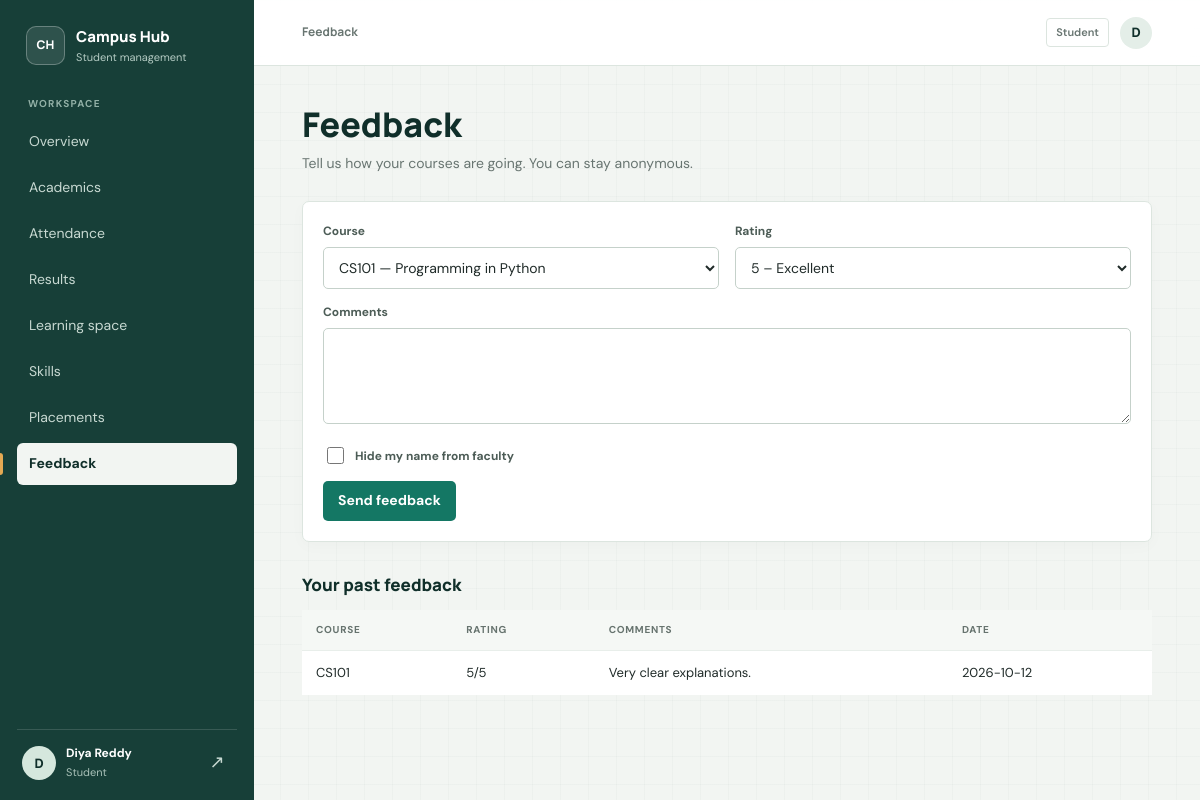
/feedback (signed in), run on the app's committed database.
### tables this page shows
CREATE TABLE users (
    id INTEGER PRIMARY KEY AUTOINCREMENT,
    name TEXT NOT NULL,
    email TEXT NOT NULL UNIQUE,
    password_hash TEXT NOT NULL,
    role TEXT NOT NULL CHECK (role IN ('admin','faculty','student')),
    roll_no TEXT,
    department TEXT
, session_version INTEGER NOT NULL DEFAULT 0);

CREATE TABLE feedback (
    id INTEGER PRIMARY KEY AUTOINCREMENT,
    student_id INTEGER NOT NULL REFERENCES users(id) ON DELETE CASCADE,
    course_id INTEGER NOT NULL REFERENCES courses(id) ON DELETE CASCADE,
    rating INTEGER NOT NULL CHECK (rating BETWEEN 1 AND 5),
    comments TEXT,
    anonymous INTEGER NOT NULL DEFAULT 0,
    created_at TEXT NOT NULL DEFAULT CURRENT_TIMESTAMP
);

CREATE TABLE courses (
    id INTEGER PRIMARY KEY AUTOINCREMENT,
    code TEXT NOT NULL UNIQUE,
    title TEXT NOT NULL,
    credits INTEGER NOT NULL DEFAULT 3,
    semester INTEGER NOT NULL DEFAULT 1,
    faculty_id INTEGER REFERENCES users(id) ON DELETE SET NULL
);

### app.py (the view, shortened to what this page needs)
@app.route("/feedback", methods=["GET", "POST"])
@login_required()
def feedback():
    u = current_user()
    if u["role"] == "student":
        mine = q("""SELECT f.*, c.code, c.title FROM feedback f JOIN courses c ON c.id=f.course_id
                    WHERE f.student_id=? ORDER BY f.created_at DESC""", (u["id"],))
        return render_template("feedback.html", courses=my_courses(), mine=mine, summary=None)

### app.py (called while the page is built)
def db():
    if "db" not in g:
        g.db = sqlite3.connect(DB_PATH)
        g.db.row_factory = sqlite3.Row
        g.db.execute("PRAGMA foreign_keys = ON")
    return g.db

def q(sql, args=(), one=False):
    cur = db().execute(sql, args)
    rows = cur.fetchall()
    cur.close()
    if one:
        return rows[0] if rows else None
    return rows

def current_user():
    if "user" not in g:
        uid = session.get("uid")
        user = q("SELECT * FROM users WHERE id=?", (uid,), one=True) if uid else None
        if user and session.get("session_version") != user["session_version"]:
            session.clear()
            user = None
        g.user = user
    return g.user

@app.context_processor
def inject_user():
    return {"me": current_user(), "today": date.today().isoformat()}

@app.before_request
def enforce_auth_entry():
    public_endpoints = {"static", "login", "signup", "forgot_password", "reset_password"}
    if request.endpoint == "static":
        return None
    user = current_user()
    if user and request.endpoint in {"login", "signup"}:
        return redirect(url_for("dashboard"))
    if user or request.endpoint in public_endpoints:
        return None
    return redirect(url_for("login"))

def login_required(*roles):
    def deco(fn):
        @wraps(fn)
        def wrapper(*a, **kw):
            user = current_user()
            if not user:
                return redirect(url_for("login"))
            if roles and user["role"] not in roles:
                abort(403)
            return fn(*a, **kw)
        return wrapper
    return deco

def my_courses():
    u = current_user()
    if u["role"] == "admin":
        return q("SELECT * FROM courses ORDER BY code")
    if u["role"] == "faculty":
        return q("SELECT * FROM courses WHERE faculty_id=? ORDER BY code", (u["id"],))
    return q("""SELECT c.* FROM courses c JOIN enrollments e ON e.course_id=c.id
                WHERE e.student_id=? ORDER BY c.code""", (u["id"],))

### templates/feedback.html (shortened to what this page needs)
{% extends "base.html" %}{% block title %}Feedback{% endblock %}
{% block content %}
<h1>Feedback</h1>
{% if me.role=='student' %}<p class="sub">Tell us how your courses are going. You can stay anonymous.</p>
{% if courses %}<form method="post" class="card"><input type="hidden" name="csrf_token" value="{{ csrf_token() }}"><div class="grid">
<div><label>Course</label><select name="course_id">{% for c in courses %}<option value="{{ c.id }}">{{ c.code }} — {{ c.title }}</option>{% endfor %}</select></div>
<div><label>Rating</label><select name="rating"><option value="5">5 – Excellent</option></select></div></div>
<p><label>Comments</label><textarea name="comments"></textarea></p>
<p><label style="display:flex;gap:8px;align-items:center"><input type="checkbox" name="anonymous" value="1"> Hide my name from faculty</label></p>
<button>Send feedback</button></form>
{% else %}<div class="empty">Enroll in a course to give feedback.</div>{% endif %}
{% if mine %}<h2>Your past feedback</h2><table><tr><th>Course</th><th>Rating</th><th>Comments</th><th>Date</th></tr>
{% for f in mine %}<tr><td>{{ f.code }}</td><td>{{ f.rating }}/5</td><td>{{ f.comments or '' }}</td><td>{{ f.created_at[:10] }}</td></tr>{% endfor %}</table>{% endif %}
{% endif %}
{% endblock %}

### templates/base.html (shortened to what this page needs)
<!doctype html>
<html lang="en"><head><meta charset="utf-8">
<link rel="stylesheet" href="{{ url_for('static', filename='style.css') }}">
</head><body>
{% if me %}
<div class="layout">
<aside class="side" id="sidebar" aria-label="Main navigation">
  <a class="brand" href="{{ url_for('dashboard') }}">
    <span class="brand-mark" aria-hidden="true">CH</span>
    <span class="brand-copy"><strong>Campus Hub</strong><small>Student management</small></span>
  </a>
  <span class="nav-label">Workspace</span>
  <nav class="nav-links">
  {% set links = [('dashboard','Overview'),('courses','Academics'),('attendance','Attendance'),
     ('results','Results'),('lms','Learning space'),('skills','Skills'),('placements','Placements'),
     ('feedback','Feedback')] %}
  {% for ep,label in links %}
    {% set active = request.endpoint==ep or (ep=='courses' and request.endpoint=='roster') or (ep=='attendance' and request.endpoint=='attendance_mark') or (ep=='results' and request.endpoint=='results_enter') or (ep=='lms' and request.endpoint in ['lms_course','assignment']) or (ep=='placements' and request.endpoint=='applicants') %}
    <a href="{{ url_for(ep) }}" class="nav-link {{ 'on' if active }}" {% if active %}aria-current="page"{% endif %}>{{ label }}</a>
  {% endfor %}
  </nav>
  <div class="who">
    <span class="avatar" aria-hidden="true">{{ me.name[0]|upper }}</span>
    <span class="who-copy"><b>{{ me.name }}</b><small>{{ me.role|capitalize }}</small></span>
    <form method="post" action="{{ url_for('logout') }}"><input type="hidden" name="csrf_token" value="{{ csrf_token() }}"><button class="sign-out" type="submit" aria-label="Sign out">↗</button></form>
  </div>
</aside>
<div class="main-shell">
<header class="topbar">
  <div class="topbar-title">{{ self.title() }}</div>
  <div class="topbar-user"><span class="topbar-role">{{ me.role|capitalize }}</span><span class="avatar avatar-small" aria-hidden="true">{{ me.name[0]|upper }}</span></div>
</header>
<main class="page-content">
{% endif %}
{% block content %}{% endblock %}
</main>
{% if me %}</div>{% else %}</div>{% endif %}
</body></html>

### data on the page
users: name "D", name "Diya Reddy", role "Student"
feedback: code "CS101", rating "5", comments "Very clear explanations.", created_at "2026-10-12"

### other printed values
{{ label }} "Overview" "Academics" "Attendance" "Results" "Learning space" "Skills" "Placements" "Feedback"
form field course_id "CS101 — Programming in Python"
